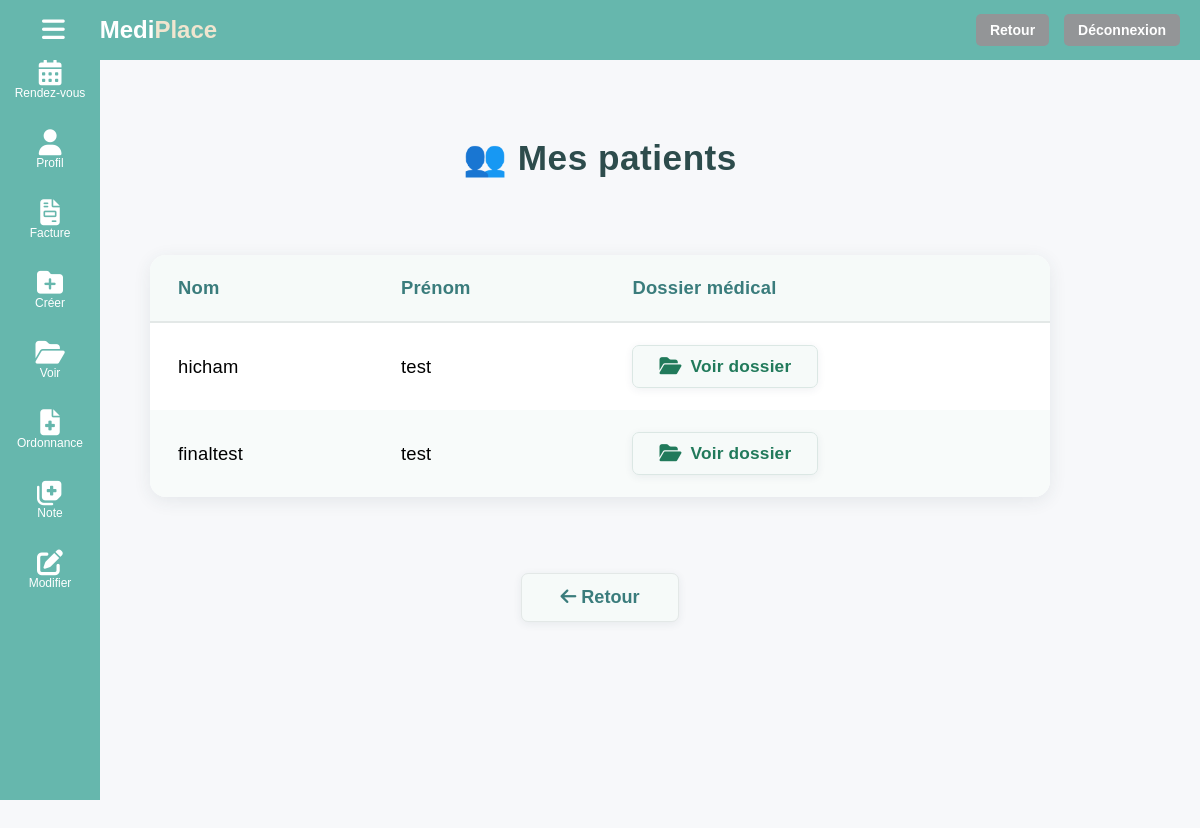
Page /mes-patients-med/ (signed in) on the committed database.
### cabinet/models.py (models this page shows, shortened)
class Patient(models.Model):
    nom = models.CharField(max_length=50)
    prenom = models.CharField(max_length=50)
    email = models.EmailField(unique=True)
    numero_telephone = models.CharField(max_length=15)
    date_naissance = models.DateField()
    mot_de_passe = models.CharField(max_length=128)

### cabinet/views.py (the view)
# urls.py: path('mes-patients-med/', views.mes_patients_med, name='mes_patients_med'),
def mes_patients_med(request):
    email_med = request.session.get('user_email')
    if not email_med:
        return redirect('login')
    try:
        medecin = Medecin.objects.get(email=email_med)
        patient_ids = RendezVous.objects.filter(medecin=medecin).values_list('patient', flat=True).distinct()
        patients = Patient.objects.filter(id__in=patient_ids)
        return render(request, 'cabinet/mes_patients_med.html', {'patients': patients})
    except Medecin.DoesNotExist:
        messages.error(request, "Médecin non trouvé.")
        return redirect('login')

### cabinet/templates/cabinet/mes_patients_med.html (shortened to what this page needs)
{% load static %}
{% include 'cabinet/headerbasepagemed.html' %}
<div class="patients-bg">
  <div class="patients-centered">
    <h2 class="patients-title">👥 Mes patients</h2>
    <div class="table-bg">
      <table class="patients-table">
        <thead>
          <tr>
            <th>Nom</th>
            <th>Prénom</th>
            <th>Dossier médical</th>
          </tr>
        </thead>
        <tbody>
          {% for patient in patients %}
          <tr>
            <td>{{ patient.nom }}</td>
            <td>{{ patient.prenom }}</td>
            <td>
              <a href="{% url 'dossier_patient_med' patient.id %}" class="btn-voir-dossier">
                <i class="fa fa-folder-open"></i> Voir dossier
              </a>
            </td>
          </tr>
          {% endfor %}
        </tbody>
      </table>
    </div>
    <div class="retour-center">
      <a href="{% url 'main_med' %}" class="btn-retour-main">
        <i class="fa fa-arrow-left"></i> Retour
      </a>
    </div>
  </div>
</div>

### cabinet/static/cabinet/css/headerbasepagemed.css (style rules this page uses)
* { box-sizing: border-box; }
body { margin: 0; font-family: Arial, sans-serif; overflow-y: auto; background: #f7f8fa; }

### cabinet/templates/cabinet/mes_patients_med.html (style rules this page uses)
.patients-bg { min-height: 100vh; background: #f7f8fa; width: 100vw; }
.patients-centered { max-width: 900px; margin: 0 auto; padding: 48px 0 48px 0; display: flex; flex-direction: column; gap: 38px; }
.patients-title { font-size: 2.2rem; color: #2d4c4c; font-weight: 700; margin-bottom: 38px; text-align: center; letter-spacing: 0.5px; }
.table-bg { background: #fff; border-radius: 16px; box-shadow: 0 4px 18px rgba(44, 62, 80, 0.09); padding: 0 0 0 0; overflow: hidden; margin-top: 0; display: flex; justify-content: center; }
.patients-table { width: 100%; margin: 0 auto; border-collapse: separate; border-spacing: 0; font-size: 1.15rem; letter-spacing: 0.01em; background: transparent; }
.patients-table th, .patients-table td { padding: 22px 28px; text-align: left; }
.patients-table th { background: #f6faf9; color: #3a7c7c; font-weight: 700; font-size: 1.15rem; border-bottom: 2px solid #e3e8e7; letter-spacing: 0.2px; }
.patients-table tr { border-bottom: 1px solid #f0f3f2; transition: background 0.18s; }
.patients-table tr:nth-child(even) { background: #f8fbfa; }
.patients-table tr:last-child { border-bottom: none; }
.btn-voir-dossier { background: #f6faf9; color: #217a5b; border: 1px solid #dbe7e4; border-radius: 7px; padding: 10px 26px; font-weight: 600; font-size: 1.08rem; text-decoration: none; transition: background 0.18s, color 0.18s, border 0.18s, box-shadow 0.18s; display: inline-flex; align-items: center; gap: 9px; box-shadow: 0 2px 8px rgba(44, 62, 80, 0.07); }
.btn-voir-dossier i { font-size: 1.13em; }
.retour-center { text-align: center; margin-top: 38px; }
.btn-retour-main { background: #f6faf9; color: #3a7c7c; border-radius: 7px; padding: 13px 38px; text-decoration: none; font-weight: 600; font-size: 1.13rem; border: 1px solid #e3e8e7; transition: background 0.18s, color 0.18s, box-shadow 0.18s; box-shadow: 0 2px 8px rgba(44, 62, 80, 0.08); display: inline-block; margin-top: 0; }

### rows in the picture
Patient: nom "hicham", prenom "test"
Patient: nom "finaltest", prenom "test"
